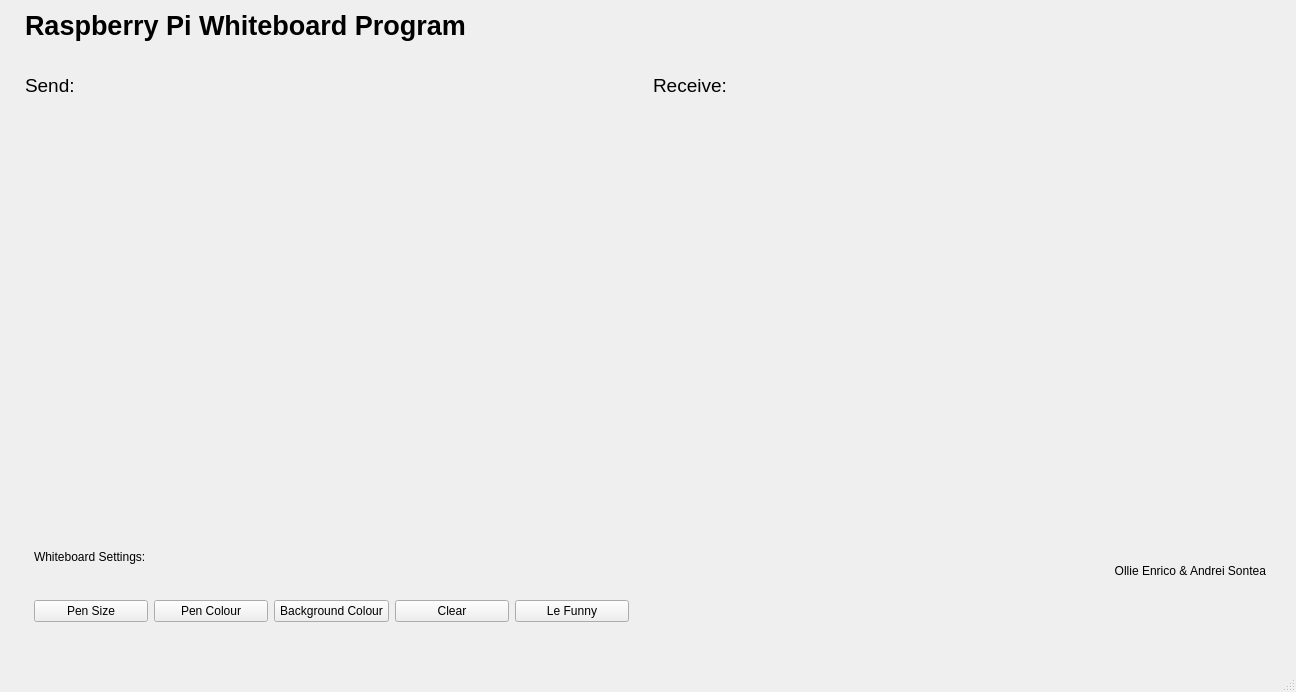
<?xml version="1.0" encoding="UTF-8"?>
<ui version="4.0">
 <class>MainWindow</class>
 <widget class="QMainWindow" name="MainWindow">
  <property name="geometry">
   <rect>
    <x>0</x>
    <y>0</y>
    <width>1296</width>
    <height>692</height>
   </rect>
  </property>
  <property name="windowTitle">
   <string>MainWindow</string>
  </property>
  <widget class="QWidget" name="centralwidget">
   <widget class="QWidget" name="gridLayoutWidget">
    <property name="geometry">
     <rect>
      <x>0</x>
      <y>0</y>
      <width>1291</width>
      <height>631</height>
     </rect>
    </property>
    <layout class="QGridLayout" name="gridLayout">
     <property name="horizontalSpacing">
      <number>15</number>
     </property>
     <property name="verticalSpacing">
      <number>10</number>
     </property>
     <item row="4" column="2">
      <widget class="Whiteboard" name="displayArea" native="true">
       <property name="cursor">
        <cursorShape>ForbiddenCursor</cursorShape>
       </property>
       <property name="styleSheet">
        <string notr="true"/>
       </property>
      </widget>
     </item>
     <item row="4" column="1">
      <widget class="Whiteboard" name="drawArea" native="true">
       <property name="cursor">
        <cursorShape>CrossCursor</cursorShape>
       </property>
       <property name="styleSheet">
        <string notr="true"/>
       </property>
      </widget>
     </item>
     <item row="0" column="0">
      <widget class="QWidget" name="widget_3" native="true">
       <property name="maximumSize">
        <size>
         <width>10</width>
         <height>16777215</height>
        </size>
       </property>
      </widget>
     </item>
     <item row="0" column="3">
      <widget class="QWidget" name="widget_4" native="true">
       <property name="maximumSize">
        <size>
         <width>10</width>
         <height>16777215</height>
        </size>
       </property>
      </widget>
     </item>
     <item row="1" column="2">
      <widget class="QLabel" name="label_3">
       <property name="maximumSize">
        <size>
         <width>16777215</width>
         <height>50</height>
        </size>
       </property>
       <property name="font">
        <font>
         <pointsize>14</pointsize>
        </font>
       </property>
       <property name="text">
        <string>Receive:</string>
       </property>
      </widget>
     </item>
     <item row="0" column="1">
      <widget class="QLabel" name="label">
       <property name="enabled">
        <bool>true</bool>
       </property>
       <property name="maximumSize">
        <size>
         <width>16777215</width>
         <height>50</height>
        </size>
       </property>
       <property name="font">
        <font>
         <pointsize>20</pointsize>
         <weight>75</weight>
         <bold>true</bold>
        </font>
       </property>
       <property name="text">
        <string>Raspberry Pi Whiteboard Program</string>
       </property>
      </widget>
     </item>
     <item row="1" column="1">
      <widget class="QLabel" name="label_2">
       <property name="maximumSize">
        <size>
         <width>16777215</width>
         <height>50</height>
        </size>
       </property>
       <property name="font">
        <font>
         <pointsize>14</pointsize>
        </font>
       </property>
       <property name="text">
        <string>Send:</string>
       </property>
      </widget>
     </item>
     <item row="5" column="1">
      <widget class="QWidget" name="gridWidget_2" native="true">
       <property name="maximumSize">
        <size>
         <width>16777215</width>
         <height>120</height>
        </size>
       </property>
       <layout class="QGridLayout" name="gridLayout_2">
        <item row="1" column="0">
         <widget class="QPushButton" name="sizeButton">
          <property name="text">
           <string>Pen Size</string>
          </property>
         </widget>
        </item>
        <item row="1" column="4">
         <widget class="QPushButton" name="funnyButton">
          <property name="text">
           <string>Le Funny</string>
          </property>
         </widget>
        </item>
        <item row="1" column="3">
         <widget class="QPushButton" name="clearButton">
          <property name="text">
           <string>Clear</string>
          </property>
         </widget>
        </item>
        <item row="1" column="2">
         <widget class="QPushButton" name="bgColourButton">
          <property name="enabled">
           <bool>true</bool>
          </property>
          <property name="text">
           <string>Background Colour</string>
          </property>
         </widget>
        </item>
        <item row="1" column="1">
         <widget class="QPushButton" name="penColourButton">
          <property name="text">
           <string>Pen Colour</string>
          </property>
         </widget>
        </item>
        <item row="0" column="0">
         <widget class="QLabel" name="label_6">
          <property name="text">
           <string>Whiteboard Settings:</string>
          </property>
         </widget>
        </item>
       </layout>
      </widget>
     </item>
     <item row="5" column="2">
      <widget class="QLabel" name="label_4">
       <property name="layoutDirection">
        <enum>Qt::LeftToRight</enum>
       </property>
       <property name="text">
        <string>Ollie Enrico &amp; Andrei Sontea</string>
       </property>
       <property name="alignment">
        <set>Qt::AlignRight|Qt::AlignTrailing|Qt::AlignVCenter</set>
       </property>
      </widget>
     </item>
    </layout>
   </widget>
  </widget>
  <widget class="QMenuBar" name="menubar">
   <property name="geometry">
    <rect>
     <x>0</x>
     <y>0</y>
     <width>1296</width>
     <height>26</height>
    </rect>
   </property>
  </widget>
  <widget class="QStatusBar" name="statusbar"/>
  <action name="actionExcrement">
   <property name="text">
    <string>Excrement</string>
   </property>
  </action>
  <action name="actionShit">
   <property name="text">
    <string>Shit</string>
   </property>
  </action>
  <action name="actionFeces">
   <property name="text">
    <string>Feces</string>
   </property>
  </action>
  <action name="actionDung">
   <property name="text">
    <string>Dung</string>
   </property>
  </action>
  <action name="actionDoo_Doo">
   <property name="text">
    <string>Doggy Doo-Doo</string>
   </property>
  </action>
  <action name="actionDump">
   <property name="text">
    <string>Dump</string>
   </property>
  </action>
  <action name="actionCrap">
   <property name="text">
    <string>Crap</string>
   </property>
  </action>
  <action name="actionTurd">
   <property name="text">
    <string>Turd</string>
   </property>
  </action>
  <action name="actionManure">
   <property name="text">
    <string>Manure</string>
   </property>
  </action>
  <action name="actionStool">
   <property name="text">
    <string>Stool</string>
   </property>
  </action>
  <action name="actionNo_2">
   <property name="text">
    <string>No. 2</string>
   </property>
  </action>
  <action name="actionELEC1204">
   <property name="text">
    <string>ELEC1204</string>
   </property>
  </action>
 </widget>
 <customwidgets>
  <customwidget>
   <class>Whiteboard</class>
   <extends>QWidget</extends>
   <header>whiteboard.h</header>
   <container>1</container>
  </customwidget>
 </customwidgets>
 <resources/>
 <connections/>
</ui>
